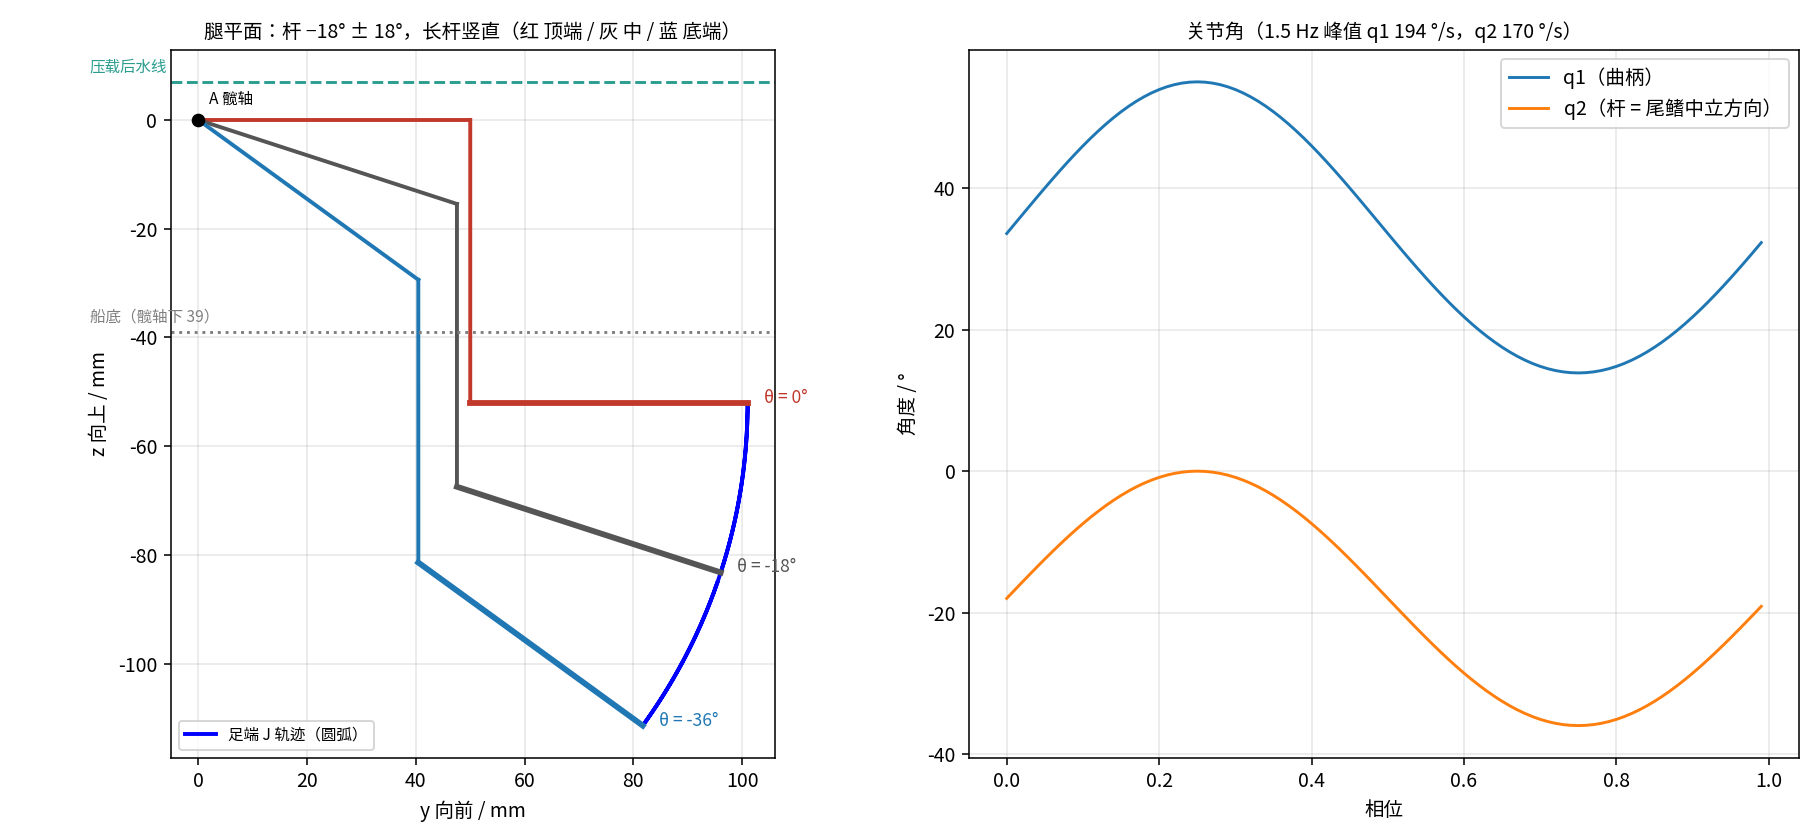

This chart was generated by the following Python code:
import csv, math, numpy as np, matplotlib; matplotlib.use("Agg"); import matplotlib.pyplot as plt
from matplotlib import font_manager
for f_ in [f_ for f_ in font_manager.findSystemFonts() if "NotoSansCJK" in f_ and "Regular" in f_]:
    try: font_manager.fontManager.addfont(f_); plt.rcParams["font.family"] = font_manager.FontProperties(fname=f_).get_name(); break
    except Exception: pass
plt.rcParams["axes.unicode_minus"] = False
import scull_trajectory as st
rows = list(csv.DictReader(open("scull_traj_100ppc.csv")))
ph = np.array([float(r["phase"]) for r in rows]); q1 = np.array([float(r["q1"]) for r in rows]); q2 = np.array([float(r["q2"]) for r in rows])
yJ = np.array([float(r["yJ"]) for r in rows]); zJ = np.array([float(r["zJ"]) for r in rows])
fig, (a, b) = plt.subplots(1, 2, figsize=(13, 6))
a.plot(yJ, zJ, "b-", lw=2, label="足端 J 轨迹（圆弧）")
for i, c in ((25, "#c0392b"), (0, "#555"), (75, "#1f77b4")):
    H, E, I, J = st.fk(q1[i], q2[i]); B = (0, st.AB); C = B + st.BC * np.array([math.cos(math.radians(q1[i])), math.sin(math.radians(q1[i]))])
    a.plot([0, H[0]], [0, H[1]], color=c, lw=2); 
    a.plot([H[0], I[0]], [H[1], I[1]], color=c, lw=2); a.plot([I[0], J[0]], [I[1], J[1]], color=c, lw=3)
    a.text(J[0] + 3, J[1], f"θ = {q2[i]:.0f}°", color=c, fontsize=9)
a.axhline(-39, color="gray", ls=":"); a.text(-20, -37, "船底（髋轴下 39）", color="gray", fontsize=8)
a.axhline(7, color="#2a9d8f", ls="--"); a.text(-20, 9, "压载后水线", color="#2a9d8f", fontsize=8)
a.plot(0, 0, "ko"); a.text(2, 3, "A 髋轴", fontsize=8)
a.set_aspect("equal"); a.grid(alpha=.3); a.set_xlabel("y 向前 / mm"); a.set_ylabel("z 向上 / mm"); a.set_title("腿平面：杆 −18° ± 18°，长杆竖直（红 顶端 / 灰 中 / 蓝 底端）", fontsize=10); a.legend(loc="lower left", fontsize=8)
b.plot(ph, q1, label="q1（曲柄）"); b.plot(ph, q2, label="q2（杆 = 尾鳍中立方向）"); b.set_xlabel("相位"); b.set_ylabel("角度 / °"); b.grid(alpha=.3); b.legend(); b.set_title("关节角（1.5 Hz 峰值 q1 194 °/s，q2 170 °/s）", fontsize=10)
plt.tight_layout(); plt.savefig("fig_scull_traj.png", dpi=140); print("ok")
